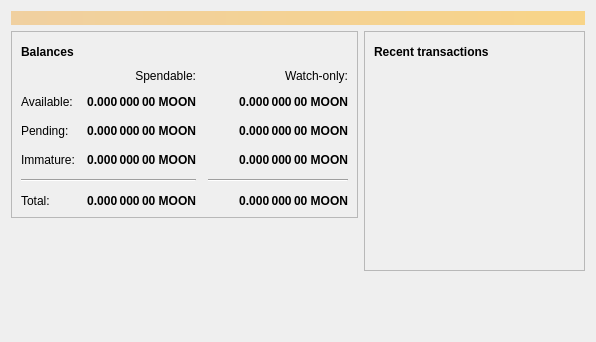
<?xml version="1.0" encoding="UTF-8"?>
<ui version="4.0">
 <class>OverviewPage</class>
 <widget class="QWidget" name="OverviewPage">
  <property name="geometry">
   <rect>
    <x>0</x>
    <y>0</y>
    <width>596</width>
    <height>342</height>
   </rect>
  </property>
  <property name="windowTitle">
   <string>Form</string>
  </property>
  <layout class="QVBoxLayout" name="topLayout">
   <item>
    <widget class="QLabel" name="labelAlerts">
     <property name="visible">
      <bool>false</bool>
     </property>
     <property name="styleSheet">
      <string notr="true">QLabel { background-color: qlineargradient(x1: 0, y1: 0, x2: 1, y2: 0, stop:0 #F0D0A0, stop:1 #F8D488); color:#000000; }</string>
     </property>
     <property name="wordWrap">
      <bool>true</bool>
     </property>
     <property name="margin">
      <number>3</number>
     </property>
     <property name="textInteractionFlags">
      <set>Qt::TextSelectableByMouse</set>
     </property>
    </widget>
   </item>
   <item>
    <layout class="QHBoxLayout" name="horizontalLayout" stretch="1,1">
     <item>
      <layout class="QVBoxLayout" name="verticalLayout_2">
       <item>
        <widget class="QFrame" name="frame">
         <property name="frameShape">
          <enum>QFrame::StyledPanel</enum>
         </property>
         <property name="frameShadow">
          <enum>QFrame::Raised</enum>
         </property>
         <layout class="QVBoxLayout" name="verticalLayout_4">
          <item>
           <layout class="QHBoxLayout" name="horizontalLayout_4">
            <item>
             <widget class="QLabel" name="label_5">
              <property name="font">
               <font>
                <weight>75</weight>
                <bold>true</bold>
               </font>
              </property>
              <property name="text">
               <string>Balances</string>
              </property>
             </widget>
            </item>
            <item>
             <widget class="QPushButton" name="labelWalletStatus">
              <property name="enabled">
               <bool>true</bool>
              </property>
              <property name="maximumSize">
               <size>
                <width>30</width>
                <height>16777215</height>
               </size>
              </property>
              <property name="toolTip">
               <string>The displayed information may be out of date. Your wallet automatically synchronizes with the Litecoin network after a connection is established, but this process has not completed yet.</string>
              </property>
              <property name="text">
               <string/>
              </property>
              <property name="icon">
               <iconset resource="../bitcoin.qrc">
                <normaloff>:/icons/warning</normaloff>
                <disabledoff>:/icons/warning</disabledoff>:/icons/warning</iconset>
              </property>
              <property name="iconSize">
               <size>
                <width>24</width>
                <height>24</height>
               </size>
              </property>
              <property name="flat">
               <bool>true</bool>
              </property>
             </widget>
            </item>
            <item>
             <spacer name="horizontalSpacer_3">
              <property name="orientation">
               <enum>Qt::Horizontal</enum>
              </property>
              <property name="sizeHint" stdset="0">
               <size>
                <width>40</width>
                <height>20</height>
               </size>
              </property>
             </spacer>
            </item>
           </layout>
          </item>
          <item>
           <layout class="QGridLayout" name="gridLayout">
            <property name="spacing">
             <number>12</number>
            </property>
            <item row="2" column="2">
             <widget class="QLabel" name="labelWatchPending">
              <property name="font">
               <font>
                <weight>75</weight>
                <bold>true</bold>
               </font>
              </property>
              <property name="cursor">
               <cursorShape>IBeamCursor</cursorShape>
              </property>
              <property name="toolTip">
               <string>Unconfirmed transactions to watch-only addresses</string>
              </property>
              <property name="text">
               <string notr="true">0.000 000 00 MOON</string>
              </property>
              <property name="alignment">
               <set>Qt::AlignRight|Qt::AlignTrailing|Qt::AlignVCenter</set>
              </property>
              <property name="textInteractionFlags">
               <set>Qt::LinksAccessibleByMouse|Qt::TextSelectableByKeyboard|Qt::TextSelectableByMouse</set>
              </property>
             </widget>
            </item>
            <item row="2" column="1">
             <widget class="QLabel" name="labelUnconfirmed">
              <property name="font">
               <font>
                <weight>75</weight>
                <bold>true</bold>
               </font>
              </property>
              <property name="cursor">
               <cursorShape>IBeamCursor</cursorShape>
              </property>
              <property name="toolTip">
               <string>Total of transactions that have yet to be confirmed, and do not yet count toward the spendable balance</string>
              </property>
              <property name="text">
               <string notr="true">0.000 000 00 MOON</string>
              </property>
              <property name="alignment">
               <set>Qt::AlignRight|Qt::AlignTrailing|Qt::AlignVCenter</set>
              </property>
              <property name="textInteractionFlags">
               <set>Qt::LinksAccessibleByMouse|Qt::TextSelectableByKeyboard|Qt::TextSelectableByMouse</set>
              </property>
             </widget>
            </item>
            <item row="3" column="2">
             <widget class="QLabel" name="labelWatchImmature">
              <property name="font">
               <font>
                <weight>75</weight>
                <bold>true</bold>
               </font>
              </property>
              <property name="cursor">
               <cursorShape>IBeamCursor</cursorShape>
              </property>
              <property name="toolTip">
               <string>Mined balance in watch-only addresses that has not yet matured</string>
              </property>
              <property name="text">
               <string notr="true">0.000 000 00 MOON</string>
              </property>
              <property name="alignment">
               <set>Qt::AlignRight|Qt::AlignTrailing|Qt::AlignVCenter</set>
              </property>
              <property name="textInteractionFlags">
               <set>Qt::LinksAccessibleByMouse|Qt::TextSelectableByKeyboard|Qt::TextSelectableByMouse</set>
              </property>
             </widget>
            </item>
            <item row="4" column="0" colspan="2">
             <widget class="Line" name="line">
              <property name="orientation">
               <enum>Qt::Horizontal</enum>
              </property>
             </widget>
            </item>
            <item row="4" column="2">
             <widget class="Line" name="lineWatchBalance">
              <property name="sizePolicy">
               <sizepolicy hsizetype="Preferred" vsizetype="Fixed">
                <horstretch>0</horstretch>
                <verstretch>0</verstretch>
               </sizepolicy>
              </property>
              <property name="minimumSize">
               <size>
                <width>140</width>
                <height>0</height>
               </size>
              </property>
              <property name="orientation">
               <enum>Qt::Horizontal</enum>
              </property>
             </widget>
            </item>
            <item row="5" column="0">
             <widget class="QLabel" name="labelTotalText">
              <property name="text">
               <string>Total:</string>
              </property>
             </widget>
            </item>
            <item row="3" column="1">
             <widget class="QLabel" name="labelImmature">
              <property name="font">
               <font>
                <weight>75</weight>
                <bold>true</bold>
               </font>
              </property>
              <property name="cursor">
               <cursorShape>IBeamCursor</cursorShape>
              </property>
              <property name="toolTip">
               <string>Mined balance that has not yet matured</string>
              </property>
              <property name="text">
               <string notr="true">0.000 000 00 MOON</string>
              </property>
              <property name="alignment">
               <set>Qt::AlignRight|Qt::AlignTrailing|Qt::AlignVCenter</set>
              </property>
              <property name="textInteractionFlags">
               <set>Qt::LinksAccessibleByMouse|Qt::TextSelectableByKeyboard|Qt::TextSelectableByMouse</set>
              </property>
             </widget>
            </item>
            <item row="2" column="3">
             <spacer name="horizontalSpacer_2">
              <property name="orientation">
               <enum>Qt::Horizontal</enum>
              </property>
              <property name="sizeHint" stdset="0">
               <size>
                <width>40</width>
                <height>20</height>
               </size>
              </property>
             </spacer>
            </item>
            <item row="3" column="0">
             <widget class="QLabel" name="labelImmatureText">
              <property name="text">
               <string>Immature:</string>
              </property>
             </widget>
            </item>
            <item row="5" column="1">
             <widget class="QLabel" name="labelTotal">
              <property name="font">
               <font>
                <weight>75</weight>
                <bold>true</bold>
               </font>
              </property>
              <property name="cursor">
               <cursorShape>IBeamCursor</cursorShape>
              </property>
              <property name="toolTip">
               <string>Your current total balance</string>
              </property>
              <property name="text">
               <string notr="true">0.000 000 00 MOON</string>
              </property>
              <property name="alignment">
               <set>Qt::AlignRight|Qt::AlignTrailing|Qt::AlignVCenter</set>
              </property>
              <property name="textInteractionFlags">
               <set>Qt::LinksAccessibleByMouse|Qt::TextSelectableByKeyboard|Qt::TextSelectableByMouse</set>
              </property>
             </widget>
            </item>
            <item row="5" column="2">
             <widget class="QLabel" name="labelWatchTotal">
              <property name="font">
               <font>
                <weight>75</weight>
                <bold>true</bold>
               </font>
              </property>
              <property name="cursor">
               <cursorShape>IBeamCursor</cursorShape>
              </property>
              <property name="toolTip">
               <string>Current total balance in watch-only addresses</string>
              </property>
              <property name="text">
               <string notr="true">0.000 000 00 MOON</string>
              </property>
              <property name="alignment">
               <set>Qt::AlignRight|Qt::AlignTrailing|Qt::AlignVCenter</set>
              </property>
              <property name="textInteractionFlags">
               <set>Qt::LinksAccessibleByMouse|Qt::TextSelectableByKeyboard|Qt::TextSelectableByMouse</set>
              </property>
             </widget>
            </item>
            <item row="0" column="2">
             <widget class="QLabel" name="labelWatchonly">
              <property name="text">
               <string>Watch-only:</string>
              </property>
              <property name="alignment">
               <set>Qt::AlignRight|Qt::AlignTrailing|Qt::AlignVCenter</set>
              </property>
             </widget>
            </item>
            <item row="1" column="0">
             <widget class="QLabel" name="labelBalanceText">
              <property name="text">
               <string>Available:</string>
              </property>
             </widget>
            </item>
            <item row="1" column="1">
             <widget class="QLabel" name="labelBalance">
              <property name="font">
               <font>
                <weight>75</weight>
                <bold>true</bold>
               </font>
              </property>
              <property name="cursor">
               <cursorShape>IBeamCursor</cursorShape>
              </property>
              <property name="toolTip">
               <string>Your current spendable balance</string>
              </property>
              <property name="text">
               <string notr="true">0.000 000 00 MOON</string>
              </property>
              <property name="alignment">
               <set>Qt::AlignRight|Qt::AlignTrailing|Qt::AlignVCenter</set>
              </property>
              <property name="textInteractionFlags">
               <set>Qt::LinksAccessibleByMouse|Qt::TextSelectableByKeyboard|Qt::TextSelectableByMouse</set>
              </property>
             </widget>
            </item>
            <item row="1" column="2">
             <widget class="QLabel" name="labelWatchAvailable">
              <property name="font">
               <font>
                <weight>75</weight>
                <bold>true</bold>
               </font>
              </property>
              <property name="cursor">
               <cursorShape>IBeamCursor</cursorShape>
              </property>
              <property name="toolTip">
               <string>Your current balance in watch-only addresses</string>
              </property>
              <property name="text">
               <string notr="true">0.000 000 00 MOON</string>
              </property>
              <property name="alignment">
               <set>Qt::AlignRight|Qt::AlignTrailing|Qt::AlignVCenter</set>
              </property>
              <property name="textInteractionFlags">
               <set>Qt::LinksAccessibleByMouse|Qt::TextSelectableByKeyboard|Qt::TextSelectableByMouse</set>
              </property>
             </widget>
            </item>
            <item row="2" column="0">
             <widget class="QLabel" name="labelPendingText">
              <property name="text">
               <string>Pending:</string>
              </property>
             </widget>
            </item>
            <item row="0" column="1">
             <widget class="QLabel" name="labelSpendable">
              <property name="text">
               <string>Spendable:</string>
              </property>
              <property name="alignment">
               <set>Qt::AlignRight|Qt::AlignTrailing|Qt::AlignVCenter</set>
              </property>
             </widget>
            </item>
           </layout>
          </item>
         </layout>
        </widget>
       </item>
       <item>
        <spacer name="verticalSpacer">
         <property name="orientation">
          <enum>Qt::Vertical</enum>
         </property>
         <property name="sizeHint" stdset="0">
          <size>
           <width>20</width>
           <height>40</height>
          </size>
         </property>
        </spacer>
       </item>
      </layout>
     </item>
     <item>
      <layout class="QVBoxLayout" name="verticalLayout_3">
       <item>
        <widget class="QFrame" name="frame_2">
         <property name="frameShape">
          <enum>QFrame::StyledPanel</enum>
         </property>
         <property name="frameShadow">
          <enum>QFrame::Raised</enum>
         </property>
         <layout class="QVBoxLayout" name="verticalLayout">
          <item>
           <layout class="QHBoxLayout" name="horizontalLayout_2">
            <item>
             <widget class="QLabel" name="label_4">
              <property name="font">
               <font>
                <weight>75</weight>
                <bold>true</bold>
               </font>
              </property>
              <property name="text">
               <string>Recent transactions</string>
              </property>
             </widget>
            </item>
            <item>
             <widget class="QPushButton" name="labelTransactionsStatus">
              <property name="enabled">
               <bool>true</bool>
              </property>
              <property name="maximumSize">
               <size>
                <width>30</width>
                <height>16777215</height>
               </size>
              </property>
              <property name="toolTip">
               <string>The displayed information may be out of date. Your wallet automatically synchronizes with the Litecoin network after a connection is established, but this process has not completed yet.</string>
              </property>
              <property name="text">
               <string/>
              </property>
              <property name="icon">
               <iconset resource="../bitcoin.qrc">
                <normaloff>:/icons/warning</normaloff>
                <disabledoff>:/icons/warning</disabledoff>:/icons/warning</iconset>
              </property>
              <property name="iconSize">
               <size>
                <width>24</width>
                <height>24</height>
               </size>
              </property>
              <property name="flat">
               <bool>true</bool>
              </property>
             </widget>
            </item>
            <item>
             <spacer name="horizontalSpacer">
              <property name="orientation">
               <enum>Qt::Horizontal</enum>
              </property>
              <property name="sizeHint" stdset="0">
               <size>
                <width>40</width>
                <height>20</height>
               </size>
              </property>
             </spacer>
            </item>
           </layout>
          </item>
          <item>
           <widget class="QListView" name="listTransactions">
            <property name="styleSheet">
             <string notr="true">QListView { background: transparent; }</string>
            </property>
            <property name="frameShape">
             <enum>QFrame::NoFrame</enum>
            </property>
            <property name="verticalScrollBarPolicy">
             <enum>Qt::ScrollBarAlwaysOff</enum>
            </property>
            <property name="horizontalScrollBarPolicy">
             <enum>Qt::ScrollBarAlwaysOff</enum>
            </property>
            <property name="selectionMode">
             <enum>QAbstractItemView::NoSelection</enum>
            </property>
           </widget>
          </item>
         </layout>
        </widget>
       </item>
       <item>
        <spacer name="verticalSpacer_2">
         <property name="orientation">
          <enum>Qt::Vertical</enum>
         </property>
         <property name="sizeHint" stdset="0">
          <size>
           <width>20</width>
           <height>40</height>
          </size>
         </property>
        </spacer>
       </item>
      </layout>
     </item>
    </layout>
   </item>
  </layout>
 </widget>
 <resources/>
 <connections/>
</ui>
